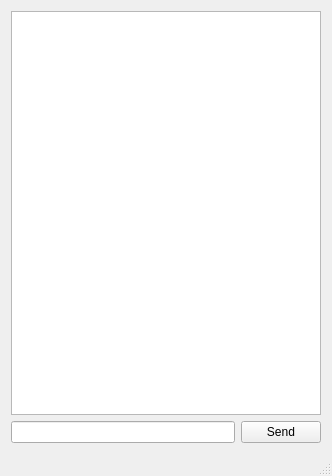
<?xml version="1.0" encoding="UTF-8"?>
<ui version="4.0">
 <class>QClientClass</class>
 <widget class="QMainWindow" name="QClientClass">
  <property name="geometry">
   <rect>
    <x>0</x>
    <y>0</y>
    <width>332</width>
    <height>476</height>
   </rect>
  </property>
  <property name="windowTitle">
   <string>Client</string>
  </property>
  <widget class="QWidget" name="centralWidget">
   <layout class="QGridLayout" name="gridLayout">
    <item row="0" column="0" colspan="2">
     <widget class="QListWidget" name="listWidget"/>
    </item>
    <item row="1" column="0">
     <widget class="QLineEdit" name="lineEdit"/>
    </item>
    <item row="1" column="1">
     <widget class="QPushButton" name="pushButton">
      <property name="text">
       <string>Send</string>
      </property>
     </widget>
    </item>
   </layout>
  </widget>
  <widget class="QStatusBar" name="statusBar"/>
 </widget>
 <layoutdefault spacing="6" margin="11"/>
 <resources/>
 <connections>
  <connection>
   <sender>pushButton</sender>
   <signal>clicked()</signal>
   <receiver>QClientClass</receiver>
   <slot>send()</slot>
   <hints>
    <hint type="sourcelabel">
     <x>255</x>
     <y>434</y>
    </hint>
    <hint type="destinationlabel">
     <x>255</x>
     <y>452</y>
    </hint>
   </hints>
  </connection>
 </connections>
 <slots>
  <slot>send()</slot>
 </slots>
</ui>
